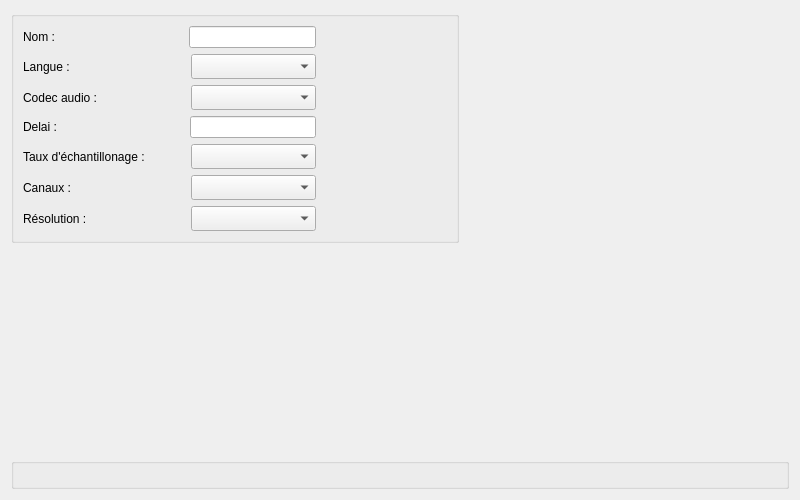
<?xml version="1.0" encoding="UTF-8"?>
<ui version="4.0">
 <class>AudioPane</class>
 <widget class="QWidget" name="AudioPane">
  <property name="geometry">
   <rect>
    <x>0</x>
    <y>0</y>
    <width>800</width>
    <height>500</height>
   </rect>
  </property>
  <property name="windowTitle">
   <string>Form</string>
  </property>
  <layout class="QVBoxLayout" name="verticalLayout">
   <item>
    <layout class="QVBoxLayout" name="verticalLayout_MainAudioPane">
     <property name="topMargin">
      <number>0</number>
     </property>
     <property name="bottomMargin">
      <number>0</number>
     </property>
     <item>
      <layout class="QHBoxLayout" name="horizontalLayout_MainAudioPane">
       <item>
        <widget class="QGroupBox" name="groupBoxFormAudioPane">
         <property name="title">
          <string/>
         </property>
         <layout class="QHBoxLayout" name="horizontalLayout">
          <item>
           <layout class="QVBoxLayout" name="verticalLayout_3">
            <property name="topMargin">
             <number>0</number>
            </property>
            <item>
             <layout class="QHBoxLayout" name="horizontalLayout_Langage">
              <item>
               <widget class="QLabel" name="label_Name">
                <property name="text">
                 <string>Nom :</string>
                </property>
               </widget>
              </item>
              <item>
               <spacer name="horizontalSpacer_4">
                <property name="orientation">
                 <enum>Qt::Horizontal</enum>
                </property>
                <property name="sizeHint" stdset="0">
                 <size>
                  <width>40</width>
                  <height>20</height>
                 </size>
                </property>
               </spacer>
              </item>
              <item>
               <widget class="QLineEdit" name="lineEdit_Name">
                <property name="minimumSize">
                 <size>
                  <width>125</width>
                  <height>0</height>
                 </size>
                </property>
                <property name="baseSize">
                 <size>
                  <width>125</width>
                  <height>0</height>
                 </size>
                </property>
               </widget>
              </item>
              <item>
               <layout class="QHBoxLayout" name="horizontalLayoutLanguage">
                <property name="leftMargin">
                 <number>0</number>
                </property>
                <item>
                 <widget class="QLabel" name="labelLanguage">
                  <property name="minimumSize">
                   <size>
                    <width>125</width>
                    <height>0</height>
                   </size>
                  </property>
                  <property name="text">
                   <string/>
                  </property>
                 </widget>
                </item>
               </layout>
              </item>
             </layout>
            </item>
            <item>
             <layout class="QHBoxLayout" name="horizontalLayout_Name">
              <item>
               <widget class="QLabel" name="label_Langage">
                <property name="text">
                 <string>Langue :</string>
                </property>
               </widget>
              </item>
              <item>
               <spacer name="horizontalSpacer_3">
                <property name="orientation">
                 <enum>Qt::Horizontal</enum>
                </property>
                <property name="sizeHint" stdset="0">
                 <size>
                  <width>40</width>
                  <height>20</height>
                 </size>
                </property>
               </spacer>
              </item>
              <item>
               <widget class="QComboBox" name="comboBox_Langage">
                <property name="sizePolicy">
                 <sizepolicy hsizetype="Fixed" vsizetype="Fixed">
                  <horstretch>0</horstretch>
                  <verstretch>0</verstretch>
                 </sizepolicy>
                </property>
                <property name="minimumSize">
                 <size>
                  <width>125</width>
                  <height>25</height>
                 </size>
                </property>
                <property name="sizeAdjustPolicy">
                 <enum>QComboBox::AdjustToMinimumContentsLength</enum>
                </property>
               </widget>
              </item>
              <item>
               <layout class="QHBoxLayout" name="horizontalLayoutName">
                <property name="leftMargin">
                 <number>0</number>
                </property>
                <item>
                 <widget class="QLabel" name="labelName">
                  <property name="minimumSize">
                   <size>
                    <width>125</width>
                    <height>0</height>
                   </size>
                  </property>
                  <property name="text">
                   <string/>
                  </property>
                 </widget>
                </item>
               </layout>
              </item>
             </layout>
            </item>
            <item>
             <layout class="QHBoxLayout" name="horizontalLayout_Codec">
              <item>
               <widget class="QLabel" name="label_AudioCodec">
                <property name="text">
                 <string>Codec audio :</string>
                </property>
               </widget>
              </item>
              <item>
               <spacer name="horizontalSpacer_8">
                <property name="orientation">
                 <enum>Qt::Horizontal</enum>
                </property>
                <property name="sizeHint" stdset="0">
                 <size>
                  <width>40</width>
                  <height>20</height>
                 </size>
                </property>
               </spacer>
              </item>
              <item>
               <widget class="QComboBox" name="comboBox_AudioCodec">
                <property name="sizePolicy">
                 <sizepolicy hsizetype="Fixed" vsizetype="Fixed">
                  <horstretch>0</horstretch>
                  <verstretch>0</verstretch>
                 </sizepolicy>
                </property>
                <property name="minimumSize">
                 <size>
                  <width>125</width>
                  <height>25</height>
                 </size>
                </property>
                <property name="sizeAdjustPolicy">
                 <enum>QComboBox::AdjustToMinimumContentsLengthWithIcon</enum>
                </property>
               </widget>
              </item>
              <item>
               <layout class="QHBoxLayout" name="horizontalLayoutCodec">
                <property name="leftMargin">
                 <number>0</number>
                </property>
                <property name="topMargin">
                 <number>0</number>
                </property>
                <item>
                 <widget class="QLabel" name="label_AudioCodecDefault">
                  <property name="minimumSize">
                   <size>
                    <width>125</width>
                    <height>0</height>
                   </size>
                  </property>
                  <property name="text">
                   <string/>
                  </property>
                 </widget>
                </item>
               </layout>
              </item>
             </layout>
            </item>
            <item>
             <layout class="QHBoxLayout" name="horizontalLayout_Delay">
              <item>
               <widget class="QLabel" name="label_Delay">
                <property name="text">
                 <string>Delai :</string>
                </property>
               </widget>
              </item>
              <item>
               <spacer name="horizontalSpacer_6">
                <property name="orientation">
                 <enum>Qt::Horizontal</enum>
                </property>
                <property name="sizeHint" stdset="0">
                 <size>
                  <width>40</width>
                  <height>20</height>
                 </size>
                </property>
               </spacer>
              </item>
              <item>
               <widget class="QLineEdit" name="lineEdit_Delay"/>
              </item>
              <item>
               <layout class="QHBoxLayout" name="horizontalLayoutDelay">
                <property name="leftMargin">
                 <number>0</number>
                </property>
                <item>
                 <widget class="QLabel" name="labelDelay">
                  <property name="minimumSize">
                   <size>
                    <width>125</width>
                    <height>0</height>
                   </size>
                  </property>
                  <property name="text">
                   <string/>
                  </property>
                 </widget>
                </item>
               </layout>
              </item>
             </layout>
            </item>
            <item>
             <layout class="QHBoxLayout" name="horizontalLayout_Sampling">
              <item>
               <widget class="QLabel" name="label_Sampling">
                <property name="text">
                 <string>Taux d'échantillonage :</string>
                </property>
               </widget>
              </item>
              <item>
               <spacer name="horizontalSpacer_7">
                <property name="orientation">
                 <enum>Qt::Horizontal</enum>
                </property>
                <property name="sizeHint" stdset="0">
                 <size>
                  <width>40</width>
                  <height>20</height>
                 </size>
                </property>
               </spacer>
              </item>
              <item>
               <widget class="QComboBox" name="comboBox_Sampling">
                <property name="sizePolicy">
                 <sizepolicy hsizetype="Fixed" vsizetype="Fixed">
                  <horstretch>0</horstretch>
                  <verstretch>0</verstretch>
                 </sizepolicy>
                </property>
                <property name="minimumSize">
                 <size>
                  <width>125</width>
                  <height>25</height>
                 </size>
                </property>
                <property name="sizeAdjustPolicy">
                 <enum>QComboBox::AdjustToMinimumContentsLength</enum>
                </property>
               </widget>
              </item>
              <item>
               <layout class="QHBoxLayout" name="horizontalLayoutSamplingRate">
                <property name="leftMargin">
                 <number>0</number>
                </property>
                <property name="topMargin">
                 <number>0</number>
                </property>
                <item>
                 <widget class="QLabel" name="labelSamplingRate">
                  <property name="minimumSize">
                   <size>
                    <width>125</width>
                    <height>0</height>
                   </size>
                  </property>
                  <property name="text">
                   <string/>
                  </property>
                 </widget>
                </item>
               </layout>
              </item>
             </layout>
            </item>
            <item>
             <layout class="QHBoxLayout" name="horizontalLayout_Channels">
              <item>
               <widget class="QLabel" name="label_Channels">
                <property name="text">
                 <string>Canaux :</string>
                </property>
               </widget>
              </item>
              <item>
               <spacer name="horizontalSpacer_5">
                <property name="orientation">
                 <enum>Qt::Horizontal</enum>
                </property>
                <property name="sizeHint" stdset="0">
                 <size>
                  <width>40</width>
                  <height>20</height>
                 </size>
                </property>
               </spacer>
              </item>
              <item>
               <widget class="QComboBox" name="comboBox_Channels">
                <property name="sizePolicy">
                 <sizepolicy hsizetype="Fixed" vsizetype="Fixed">
                  <horstretch>0</horstretch>
                  <verstretch>0</verstretch>
                 </sizepolicy>
                </property>
                <property name="minimumSize">
                 <size>
                  <width>125</width>
                  <height>25</height>
                 </size>
                </property>
                <property name="sizeAdjustPolicy">
                 <enum>QComboBox::AdjustToMinimumContentsLength</enum>
                </property>
               </widget>
              </item>
              <item>
               <layout class="QHBoxLayout" name="horizontalLayoutChannels">
                <property name="leftMargin">
                 <number>0</number>
                </property>
                <property name="topMargin">
                 <number>0</number>
                </property>
                <item>
                 <widget class="QLabel" name="labelChannels">
                  <property name="minimumSize">
                   <size>
                    <width>125</width>
                    <height>0</height>
                   </size>
                  </property>
                  <property name="text">
                   <string/>
                  </property>
                 </widget>
                </item>
               </layout>
              </item>
             </layout>
            </item>
            <item>
             <layout class="QHBoxLayout" name="horizontalLayout_Size">
              <property name="bottomMargin">
               <number>0</number>
              </property>
              <item>
               <widget class="QLabel" name="label_Size">
                <property name="text">
                 <string>Résolution :</string>
                </property>
               </widget>
              </item>
              <item>
               <spacer name="horizontalSpacer_2">
                <property name="orientation">
                 <enum>Qt::Horizontal</enum>
                </property>
                <property name="sizeHint" stdset="0">
                 <size>
                  <width>40</width>
                  <height>20</height>
                 </size>
                </property>
               </spacer>
              </item>
              <item>
               <widget class="QComboBox" name="comboBox_Size">
                <property name="sizePolicy">
                 <sizepolicy hsizetype="Fixed" vsizetype="Fixed">
                  <horstretch>0</horstretch>
                  <verstretch>0</verstretch>
                 </sizepolicy>
                </property>
                <property name="minimumSize">
                 <size>
                  <width>125</width>
                  <height>25</height>
                 </size>
                </property>
                <property name="sizeAdjustPolicy">
                 <enum>QComboBox::AdjustToMinimumContentsLength</enum>
                </property>
               </widget>
              </item>
              <item>
               <layout class="QHBoxLayout" name="horizontalLayoutResolution">
                <property name="leftMargin">
                 <number>0</number>
                </property>
                <property name="topMargin">
                 <number>0</number>
                </property>
                <item>
                 <widget class="QLabel" name="labelResolution">
                  <property name="minimumSize">
                   <size>
                    <width>125</width>
                    <height>0</height>
                   </size>
                  </property>
                  <property name="text">
                   <string/>
                  </property>
                 </widget>
                </item>
               </layout>
              </item>
             </layout>
            </item>
           </layout>
          </item>
         </layout>
        </widget>
       </item>
       <item>
        <spacer name="horizontalSpacer">
         <property name="orientation">
          <enum>Qt::Horizontal</enum>
         </property>
         <property name="sizeHint" stdset="0">
          <size>
           <width>40</width>
           <height>20</height>
          </size>
         </property>
        </spacer>
       </item>
      </layout>
     </item>
     <item>
      <spacer name="verticalSpacer">
       <property name="orientation">
        <enum>Qt::Vertical</enum>
       </property>
       <property name="sizeHint" stdset="0">
        <size>
         <width>20</width>
         <height>40</height>
        </size>
       </property>
      </spacer>
     </item>
    </layout>
   </item>
   <item>
    <widget class="QGroupBox" name="groupBox_GraphAudioPane">
     <property name="title">
      <string/>
     </property>
    </widget>
   </item>
  </layout>
 </widget>
 <resources/>
 <connections/>
</ui>
